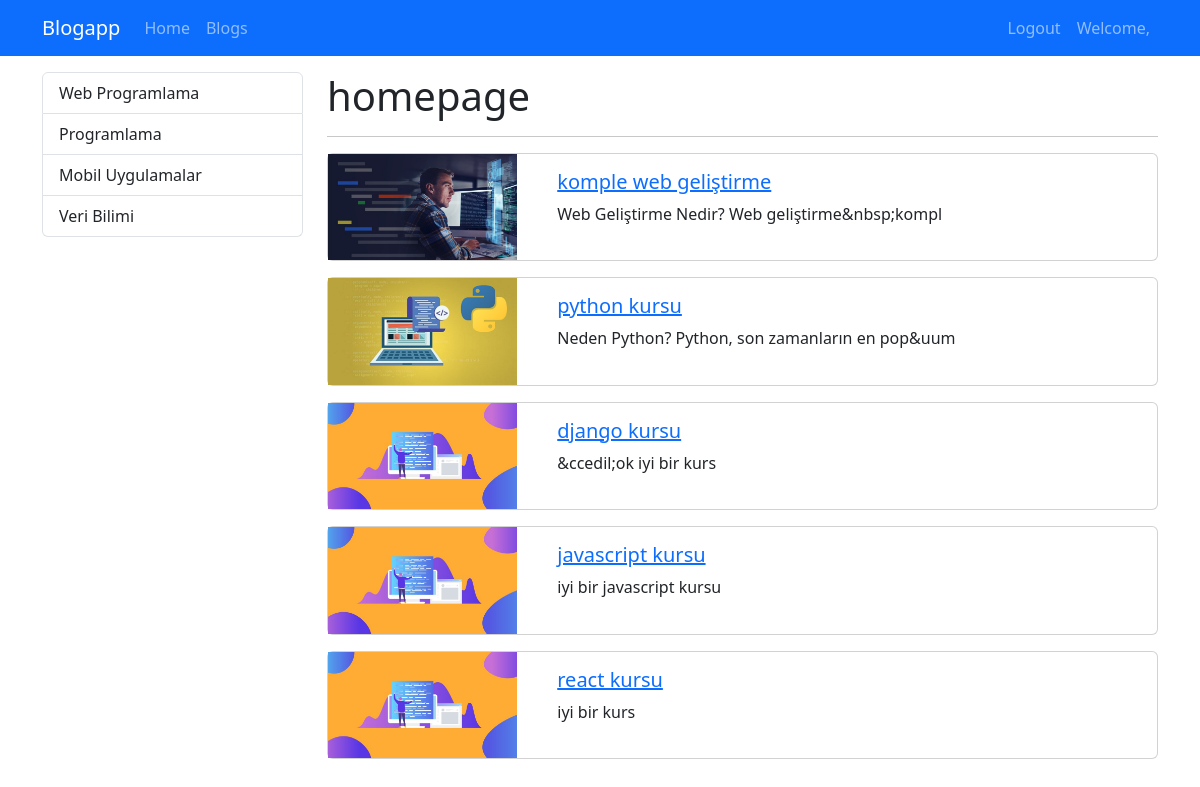
The app's page / (signed in) with its own data.
### blog/models.py (models this page shows, shortened)
class Category(models.Model):
    name = models.CharField(max_length=150)
    slug = models.SlugField(null=False, blank=True, unique=True,db_index=True,editable=False)

class Blog(models.Model):
    title = models.CharField(max_length=200)
    image = models.ImageField(upload_to="blogs")
    description = RichTextField()
    is_active = models.BooleanField(default=False)
    is_home = models.BooleanField(default=False)
    slug = models.SlugField(null=False, blank=True, unique=True, db_index=True, editable=False)
    categories = models.ManyToManyField(Category)

### blog/views.py (the view)
# urls.py: path("", views.index, name="home"),
def index(request):
    context = {
        "blogs": Blog.objects.filter(is_active=True, is_home=True),
        "categories": Category.objects.all(),
    }
    return render(request, 'blog/index.html', context)

### blog/templates/blog/index.html (shortened to what this page needs)
{% extends "base.html" %}
{% load static %}
{% block css_files %}
    <link rel="stylesheet" href="{% static 'blog/css/style.css' %}">
{% endblock %}
{% block content %}
<div class="container mt-3">
    <div class="row" >
        <div class="col-3">
            {% include 'partials/_categories.html' %}
        </div>
        <div class="col-9">
            <h1>homepage</h1>
            <hr>
            {% for blog in blogs %}
                {% if blog.is_home and blog.is_active %}
                    {% include 'blog/partials/_blog.html' %}
                {% endif %}
            {%endfor%}
        </div>
    </div>
</div>
{% endblock %}

### templates/partials/_categories.html
<div class="list-group">
    {% for category in categories %}
        {% if category.slug == selected_category %}
            <a class="list-group-item list-group-item-action active" href="{% url 'blogs_by_category' category.slug %}"> {{ category.name|title }} </a>
        {% else %}
        <a class="list-group-item list-group-item-action" href="{% url 'blogs_by_category' category.slug %}"> {{ category.name|title }} </a>
        {% endif %}
    {% endfor %}
</div>

### blog/templates/blog/partials/_blog.html
{% load static %}
<div class="card mb-3">
    <div class="row">
        <div class="col-md-3">
            <img src="{{ blog.image.url }}" alt="" class="img-fluid">
        </div>
        <div class="col-md-9">
            <div class="card-body">
                <h5 class="card-title">
                    <a href="{% url 'blog_details' blog.slug %}">
                        {{ blog.title }}
                    </a>
                </h5>
                <p class="card-text">{{ blog.description|striptags|slice:"0:50" }}</p>
            </div>
        </div>
    </div>
</div>

### records on screen
Category: name "Web Programlama"
Category: name "Programlama"
Category: name "Mobil Uygulamalar"
Category: name "Veri Bilimi"
Blog: image (picture), title "komple web geliştirme", description "Web Geliştirme Nedir? Web geliştirme&nbsp;kompl"
Blog: image (picture), title "python kursu", description "Neden Python? Python, son zamanların en pop&uum"
Blog: image (picture), title "django kursu", description "&ccedil;ok iyi bir kurs"
Blog: image (picture), title "javascript kursu", description "iyi bir javascript kursu"
Blog: image (picture), title "react kursu", description "iyi bir kurs"
